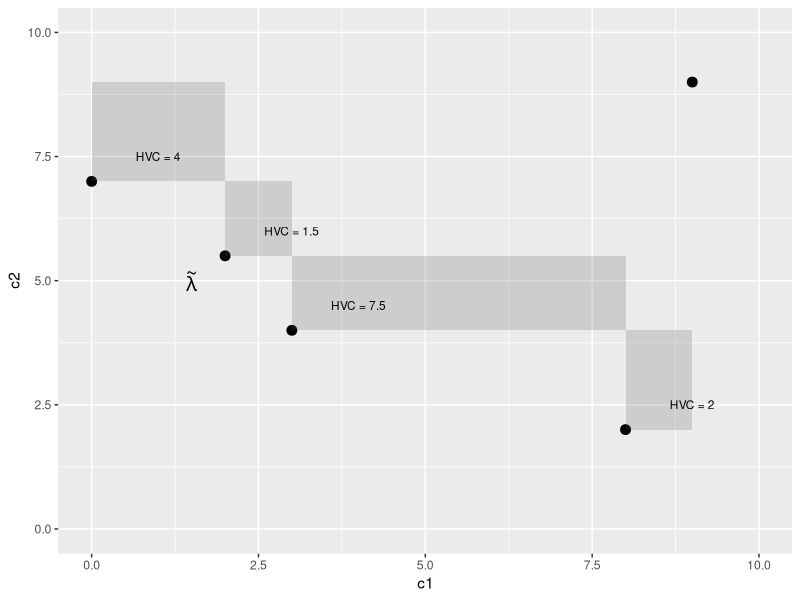

Reproduce this figure in R.
library(ggplot2)


# ref_p = c(9,9)
dd = data.frame(c1 = c(0, 2, 3, 8, 9), c2 = c(7, 5.5, 4 , 2, 9))
dd$c1_max = dd$c1
dd$c2_max = dd$c2
n = nrow(dd)

oo = order(dd$c1, decreasing = TRUE)
for (j in 2:n)
  dd[oo[j], "c1_max"] = dd[oo[j-1], "c1"]
oo = order(dd$c2, decreasing = TRUE)
for (j in 2:n)
  dd[oo[j], "c2_max"] = dd[oo[j-1], "c2"]


dd$hvc = (dd$c2_max - dd$c2) * (dd$c1_max - dd$c1)
dd$hvc[n] = Inf
j_worst = which.min(dd$hvc)

pl = ggplot(dd, aes(x = c1, y = c2))
pl = pl + geom_point(size = 3)
pl = pl + geom_rect(aes(xmin = c1, xmax = c1_max, ymin = c2, ymax = c2_max), alpha = 0.2)
# pl = pl + geom_point(x = 9, y = 9, size = 3)
pl = pl + xlim(0,10) + ylim(0, 10)
# pl = pl + geom_text(aes(x = 5, y = 7, label = expression(lambda)))
pl = pl + geom_text(data = dd[-n,], aes(x = c1+1, y = c2+0.5, label = paste("HVC =",hvc)), size = 3)
pl = pl +  annotate("text", x = dd$c1[j_worst]-0.5, y = dd$c2[j_worst]-0.5, size = 5, parse = TRUE, label = as.character(expression(tilde(lambda))))

ggsave(pl, file = "images/hv_contrib.png", width = 3, height = 3)


